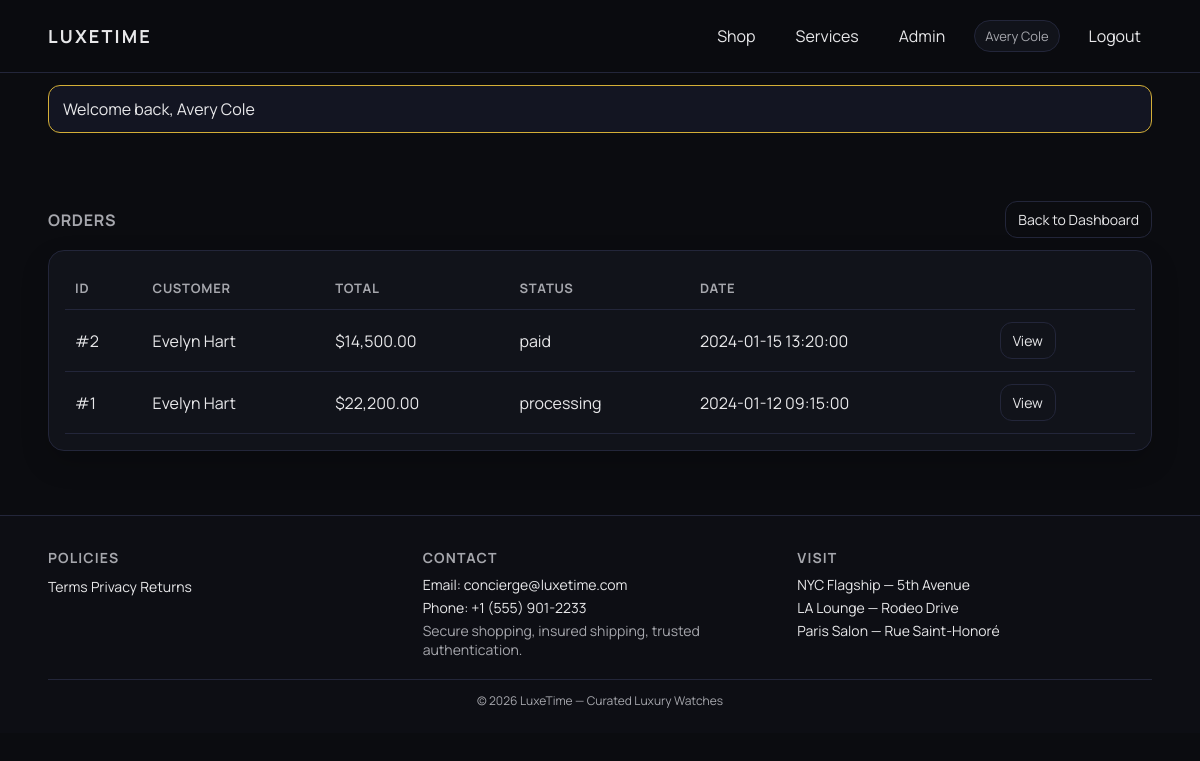
The app's page /admin/orders.php (signed in) with its own data.
### tables this page shows
CREATE TABLE orders (
    id INT AUTO_INCREMENT PRIMARY KEY,
    user_id INT NOT NULL,
    product_id INT NULL,
    total DECIMAL(10,2) NOT NULL,
    status VARCHAR(50) NOT NULL DEFAULT 'processing',
    shipping_address TEXT,
    created_at TIMESTAMP DEFAULT CURRENT_TIMESTAMP,
    FOREIGN KEY (user_id) REFERENCES users(id) ON DELETE CASCADE,
    FOREIGN KEY (product_id) REFERENCES products(id) ON DELETE SET NULL
);

CREATE TABLE users (
    id INT AUTO_INCREMENT PRIMARY KEY,
    full_name VARCHAR(100) NOT NULL,
    email VARCHAR(150) NOT NULL UNIQUE,
    password_hash VARCHAR(255) NOT NULL,
    role ENUM('customer','admin') NOT NULL DEFAULT 'admin',
    created_at TIMESTAMP DEFAULT CURRENT_TIMESTAMP
);

### includes/functions.php (called while the page is built, shortened)
<?php
function e($value): string
{
    return htmlspecialchars((string)($value ?? ''), ENT_QUOTES, 'UTF-8');
}
function base_url(string $path = ''): string
{
    $base = rtrim(BASE_PATH, '/');
    $prefix = $base === '' ? '' : $base . '/';
    return $prefix . ltrim($path, '/');
}
function format_price(float $amount): string
{
    return '$' . number_format($amount, 2);
}

### admin/orders.php (the view, shortened to what this page needs)
<?php
require_once __DIR__ . '/../includes/header.php';
$pdo = get_pdo();
$orders = $pdo->query('SELECT o.*, u.full_name FROM orders o JOIN users u ON o.user_id = u.id ORDER BY o.created_at DESC')->fetchAll();
?>
<div class="section-title">
    <h2>Orders</h2>
    <a class="btn small ghost" href="<?php echo base_url('admin/dashboard.php'); ?>">Back to Dashboard</a>
</div>
<div class="card">
    <?php if (!$orders): ?>
        <div class="empty">No orders yet.</div>
    <?php else: ?>
        <table class="table">
            <thead><tr><th>ID</th><th>Customer</th><th>Total</th><th>Status</th><th>Date</th><th></th></tr></thead>
            <tbody>
                <?php foreach ($orders as $order): ?>
                    <tr>
                        <td>#<?php echo (int)$order['id']; ?></td>
                        <td><?php echo e($order['full_name']); ?></td>
                        <td><?php echo format_price((float)$order['total']); ?></td>
                        <td><?php echo e($order['status']); ?></td>
                        <td><?php echo e($order['created_at']); ?></td>
                        <td><a class="btn small" href="<?php echo base_url('admin/order_view.php?id=' . $order['id']); ?>">View</a></td>
                    </tr>
                <?php endforeach; ?>
            </tbody>
        </table>
    <?php endif; ?>
</div>
<?php require_once __DIR__ . '/../includes/footer.php'; ?>

### assets/css/styles.css (style rules this page uses)
:root { --bg: #0B0C10; --card: #11131A; --text: #E8E8EA; --muted: #A6A7AD; --line: #23263A; --accent: #D4AF37; --accent-soft: rgba(212, 175, 55, 0.12); --radius: 16px; --shadow: 0 24px 60px rgba(0,0,0,0.3); }
* { box-sizing: border-box; }
html, body { margin:0; padding:0; background: var(--bg); color: var(--text); font-family:'Manrope', system-ui, -apple-system, sans-serif; }
a { color: var(--text); text-decoration: none; }
.btn { display:inline-flex; align-items:center; justify-content:center; gap:8px; padding:12px 16px; border-radius:12px; border:1px solid var(--line); background: var(--card); color: var(--text); cursor:pointer; transition: all .2s ease; }
.btn.ghost { background: transparent; }
.btn.small { padding:8px 12px; font-size:14px; }
.section-title { display:flex; align-items:center; justify-content:space-between; margin:24px 0 12px; }
.section-title h2 { margin:0; letter-spacing:0.04em; text-transform:uppercase; font-size:16px; color: var(--muted); }
.card { background: var(--card); border:1px solid var(--line); border-radius: var(--radius); padding:16px; display:flex; flex-direction:column; gap:12px; transition: transform .2s ease, border-color .2s ease; box-shadow:0 12px 28px rgba(0,0,0,0.18); }
.fade-target { opacity: 0; transform: translateY(10px); transition: all .4s ease; }
.fade-target.visible { opacity: 1; transform: translateY(0); }
.table { width:100%; border-collapse: collapse; }
.table th, .table td { padding:12px 10px; border-bottom:1px solid var(--line); text-align:left; }
.table th { color: var(--muted); font-size:13px; letter-spacing:0.06em; text-transform:uppercase; }
.table th:last-child, .table td:last-child { padding-right:16px; }

### records on screen
orders: id "2", user.full_name "Evelyn Hart", total "$14,500.00", status "paid", created_at "2024-01-15 13:20:00"
orders: id "1", user.full_name "Evelyn Hart", total "$22,200.00", status "processing", created_at "2024-01-12 09:15:00"

### other values on screen
$user['full_name'] "Avery Cole"
$flash['message'] "Welcome back, Avery Cole"
